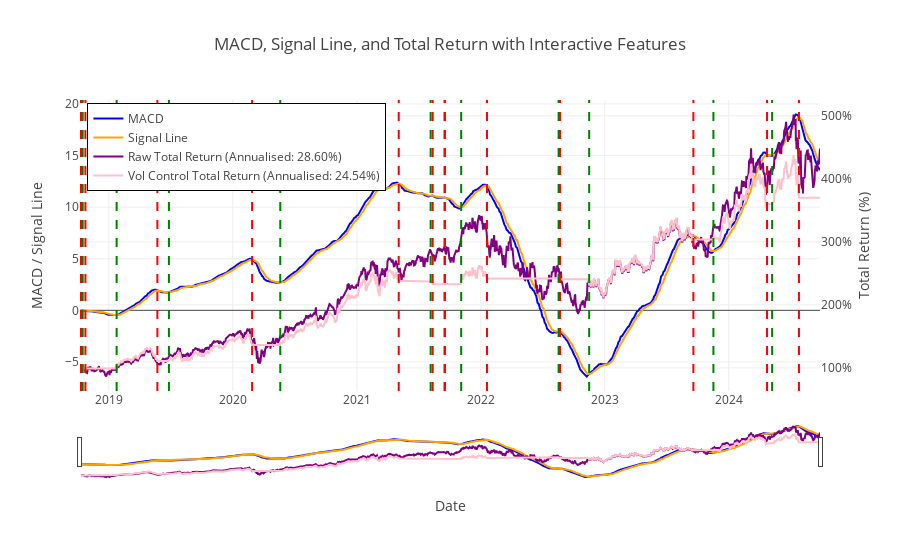

Notebook source saved alongside this figure:
### Markdown cell above
#### Static, yet interactive

### Code cell
def macd_vis_plotly(soxx, figs_dir="../docs/subpages_1"):

    soxx = soxx.copy()
    

    # Ensure 'date' is in datetime format

    soxx = get_returns(soxx)
    # Calculate annualized returns based on the last entry in 'total_return' and 'strategy_1_total_return'
    total_return_last = soxx['total_return'].iloc[-1]
    strategy_1_return_last = soxx['strategy_1_total_return'].iloc[-1]

    # Calculate the number of years in the data
    total_days = (soxx['date'].iloc[-1] - soxx['date'].iloc[0]).days
    years = total_days / 365.25

    # Annualized returns formula
    tr_annualized = (total_return_last ** (1 / years) - 1) * 100
    strategy_1_tr_annualized = (strategy_1_return_last ** (1 / years) - 1) * 100

    # Create traces for MACD, Signal, and Total Return
    macd_trace = go.Scatter(x=soxx['date'], y=soxx['macd'] , mode='lines', name='MACD', line=dict(color='blue'))
    signal_trace = go.Scatter(x=soxx['date'], y=soxx['signal'], mode='lines', name='Signal Line', line=dict(color='orange'))
    
    total_return_trace = go.Scatter(x=soxx['date'], y=soxx['total_return'], mode='lines', 
                                    name=f'Raw Total Return (Annualised: {tr_annualized:.2f}%)', yaxis='y2', line=dict(color='purple'))
    strategy_return_trace = go.Scatter(x=soxx['date'], y=soxx['strategy_1_total_return'], mode='lines', 
                                       name=f'Vol Control Total Return (Annualised: {strategy_1_tr_annualized:.2f}%)', yaxis='y2', line=dict(color='pink'))

    # Create vertical lines where trigger changes
    trigger_changes = soxx['trigger'].diff().fillna(0)
    vertical_lines = []
    for i in range(1, len(soxx)):
        if trigger_changes.iloc[i] == -1:
            vertical_lines.append(dict(type='line', x0=soxx['date'].iloc[i], x1=soxx['date'].iloc[i],
                                       y0=0, y1=1, yref='paper', line=dict(color='green', dash='dash')))
        elif trigger_changes.iloc[i] == 1:
            vertical_lines.append(dict(type='line', x0=soxx['date'].iloc[i], x1=soxx['date'].iloc[i],
                                       y0=0, y1=1, yref='paper', line=dict(color='red', dash='dash')))

    # Create the layout for the plot
    layout = go.Layout(
        title='MACD, Signal Line, and Total Return with Interactive Features',
        xaxis=dict(title='Date', rangeslider=dict(visible=True), type='date'),
        yaxis=dict(title='MACD / Signal Line'),
        yaxis2=dict(title='Total Return (%)', overlaying='y', side='right', tickformat='.0%'),
        shapes=vertical_lines,  # Add vertical lines
        legend=dict(x=0.01, y=0.99, bordercolor="Black", borderwidth=1)
    )

    # Create the figure and add traces
    fig = go.Figure(data=[macd_trace, signal_trace, total_return_trace, strategy_return_trace], layout=layout)

    # Save the figure as an HTML file
    if not os.path.exists(figs_dir):
        os.makedirs(figs_dir)  # Ensure the directory exists
    fig_html_path = os.path.join(figs_dir, "macd_vis_plotly.html")
    fig.write_html(fig_html_path)

    fig.show()
    # Return the path to the saved file
    return None

# Call the function with the soxx DataFrame
macd_vis_plotly(soxx[-1500:])

### Figure 1 — Plotly figure (JSON) as saved in the notebook; plotly's stock layout.template omitted (floating-point values rounded to 4 significant figures; data arrays with more than 128 entries replaced by an {"elided": "..."} marker saying what was removed)
{"data": [{"line": {"color": "blue"}, "mode": "lines", "name": "MACD", "type": "scatter", "x": {"elided": "1500 str values"}, "y": {"elided": "1500 float values"}}, {"line": {"color": "orange"}, "mode": "lines", "name": "Signal Line", "type": "scatter", "x": {"elided": "1500 str values"}, "y": {"elided": "1500 float values"}}, {"line": {"color": "purple"}, "mode": "lines", "name": "Raw Total Return (Annualised: 28.60%)", "type": "scatter", "x": {"elided": "1500 str values"}, "y": {"elided": "1500 float values"}, "yaxis": "y2"}, {"line": {"color": "pink"}, "mode": "lines", "name": "Vol Control Total Return (Annualised: 24.54%)", "type": "scatter", "x": {"elided": "1500 str values"}, "y": {"elided": "1500 float values"}, "yaxis": "y2"}], "layout": {"legend": {"bordercolor": "Black", "borderwidth": 1, "x": 0.01, "y": 0.99}, "shapes": [{"line": {"color": "red", "dash": "dash"}, "type": "line", "x0": "2018-10-11T00:00:00", "x1": "2018-10-11T00:00:00", "y0": 0, "y1": 1, "yref": "paper"}, {"line": {"color": "green", "dash": "dash"}, "type": "line", "x0": "2018-10-16T00:00:00", "x1": "2018-10-16T00:00:00", "y0": 0, "y1": 1, "yref": "paper"}, {"line": {"color": "red", "dash": "dash"}, "type": "line", "x0": "2018-10-24T00:00:00", "x1": "2018-10-24T00:00:00", "y0": 0, "y1": 1, "yref": "paper"}, {"line": {"color": "green", "dash": "dash"}, "type": "line", "x0": "2019-01-24T00:00:00", "x1": "2019-01-24T00:00:00", "y0": 0, "y1": 1, "yref": "paper"}, {"line": {"color": "red", "dash": "dash"}, "type": "line", "x0": "2019-05-24T00:00:00", "x1": "2019-05-24T00:00:00", "y0": 0, "y1": 1, "yref": "paper"}, {"line": {"color": "green", "dash": "dash"}, "type": "line", "x0": "2019-06-27T00:00:00", "x1": "2019-06-27T00:00:00", "y0": 0, "y1": 1, "yref": "paper"}, {"line": {"color": "red", "dash": "dash"}, "type": "line", "x0": "2020-02-27T00:00:00", "x1": "2020-02-27T00:00:00", "y0": 0, "y1": 1, "yref": "paper"}, {"line": {"color": "green", "dash": "dash"}, "type": "line", "x0": "2020-05-20T00:00:00", "x1": "2020-05-20T00:00:00", "y0": 0, "y1": 1, "yref": "paper"}, {"line": {"color": "red", "dash": "dash"}, "type": "line", "x0": "2021-05-04T00:00:00", "x1": "2021-05-04T00:00:00", "y0": 0, "y1": 1, "yref": "paper"}, {"line": {"color": "green", "dash": "dash"}, "type": "line", "x0": "2021-08-06T00:00:00", "x1": "2021-08-06T00:00:00", "y0": 0, "y1": 1, "yref": "paper"}, {"line": {"color": "red", "dash": "dash"}, "type": "line", "x0": "2021-08-12T00:00:00", "x1": "2021-08-12T00:00:00", "y0": 0, "y1": 1, "yref": "paper"}, {"line": {"color": "green", "dash": "dash"}, "type": "line", "x0": "2021-09-16T00:00:00", "x1": "2021-09-16T00:00:00", "y0": 0, "y1": 1, "yref": "paper"}, {"line": {"color": "red", "dash": "dash"}, "type": "line", "x0": "2021-09-17T00:00:00", "x1": "2021-09-17T00:00:00", "y0": 0, "y1": 1, "yref": "paper"}, {"line": {"color": "green", "dash": "dash"}, "type": "line", "x0": "2021-11-04T00:00:00", "x1": "2021-11-04T00:00:00", "y0": 0, "y1": 1, "yref": "paper"}, {"line": {"color": "red", "dash": "dash"}, "type": "line", "x0": "2022-01-19T00:00:00", "x1": "2022-01-19T00:00:00", "y0": 0, "y1": 1, "yref": "paper"}, {"line": {"color": "green", "dash": "dash"}, "type": "line", "x0": "2022-08-18T00:00:00", "x1": "2022-08-18T00:00:00", "y0": 0, "y1": 1, "yref": "paper"}, {"line": {"color": "red", "dash": "dash"}, "type": "line", "x0": "2022-08-22T00:00:00", "x1": "2022-08-22T00:00:00", "y0": 0, "y1": 1, "yref": "paper"}, {"line": {"color": "green", "dash": "dash"}, "type": "line", "x0": "2022-11-16T00:00:00", "x1": "2022-11-16T00:00:00", "y0": 0, "y1": 1, "yref": "paper"}, {"line": {"color": "red", "dash": "dash"}, "type": "line", "x0": "2023-09-19T00:00:00", "x1": "2023-09-19T00:00:00", "y0": 0, "y1": 1, "yref": "paper"}, {"line": {"color": "green", "dash": "dash"}, "type": "line", "x0": "2023-11-17T00:00:00", "x1": "2023-11-17T00:00:00", "y0": 0, "y1": 1, "yref": "paper"}, {"line": {"color": "red", "dash": "dash"}, "type": "line", "x0": "2024-04-23T00:00:00", "x1": "2024-04-23T00:00:00", "y0": 0, "y1": 1, "yref": "paper"}, {"line": {"color": "green", "dash": "dash"}, "type": "line", "x0": "2024-05-08T00:00:00", "x1": "2024-05-08T00:00:00", "y0": 0, "y1": 1, "yref": "paper"}, {"line": {"color": "red", "dash": "dash"}, "type": "line", "x0": "2024-07-26T00:00:00", "x1": "2024-07-26T00:00:00", "y0": 0, "y1": 1, "yref": "paper"}], "title": {"text": "MACD, Signal Line, and Total Return with Interactive Features"}, "xaxis": {"rangeslider": {"visible": true}, "title": {"text": "Date"}, "type": "date"}, "yaxis": {"title": {"text": "MACD / Signal Line"}}, "yaxis2": {"overlaying": "y", "side": "right", "tickformat": ".0%", "title": {"text": "Total Return (%)"}}}}
